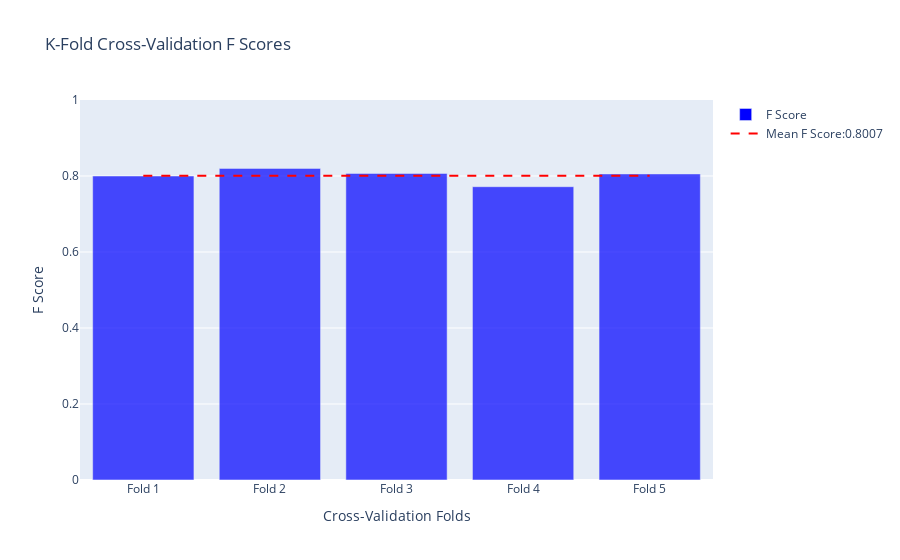

The code cell stored with this chart in its notebook:
### Code cell
#Render Evaluation Scores Plot

fold_indices = []
score = []

for fold, (train_index, test_index) in enumerate(kf5.split(bt_df)):
        X_train, X_test = variables.iloc[train_index], variables.iloc[test_index]
        y_train, y_test = class_attribute.iloc[train_index], class_attribute.iloc[test_index]
        
        knn_clf5 = KNeighborsClassifier(n_neighbors=best_score[1])
        knn_clf5.fit(X_train, y_train)
        
        predictions = knn_clf5.predict(X_test)

        score.append(fbeta_score(y_test, predictions, beta=1, average='micro'))
        fold_indices.append(f'Fold {fold + 1}')

mean_score = np.mean(score)

kfold_fig = go.Figure(data=[
    go.Bar(
        x=fold_indices,
        y=score,
        name='F Score',
        marker=dict(color='blue', opacity=0.7),
    )
])

kfold_fig.add_trace(go.Scatter(
    x=fold_indices,
    y=[mean_score] * len(fold_indices),
    mode='lines',
    name= f'Mean F Score:{round(best_score[0], 4)}',
    line=dict(color='red', dash='dash')
))


kfold_fig.update_layout(
    title='K-Fold Cross-Validation F Scores',
    xaxis_title='Cross-Validation Folds',
    yaxis_title='F Score',
    yaxis=dict(range=[0, 1]) 
)

kfold_fig.show()

### Figure 1 — Plotly figure (JSON) as saved in the notebook; plotly's stock layout.template omitted (floating-point values rounded to 4 significant figures)
{"data": [{"marker": {"color": "blue", "opacity": 0.7}, "name": "F Score", "type": "bar", "x": ["Fold 1", "Fold 2", "Fold 3", "Fold 4", "Fold 5"], "y": [0.8, 0.82, 0.8067, 0.7718, 0.8054]}, {"line": {"color": "red", "dash": "dash"}, "mode": "lines", "name": "Mean F Score:0.8007", "type": "scatter", "x": ["Fold 1", "Fold 2", "Fold 3", "Fold 4", "Fold 5"], "y": [0.8008, 0.8008, 0.8008, 0.8008, 0.8008]}], "layout": {"title": {"text": "K-Fold Cross-Validation F Scores"}, "xaxis": {"title": {"text": "Cross-Validation Folds"}}, "yaxis": {"range": [0, 1], "title": {"text": "F Score"}}}}
